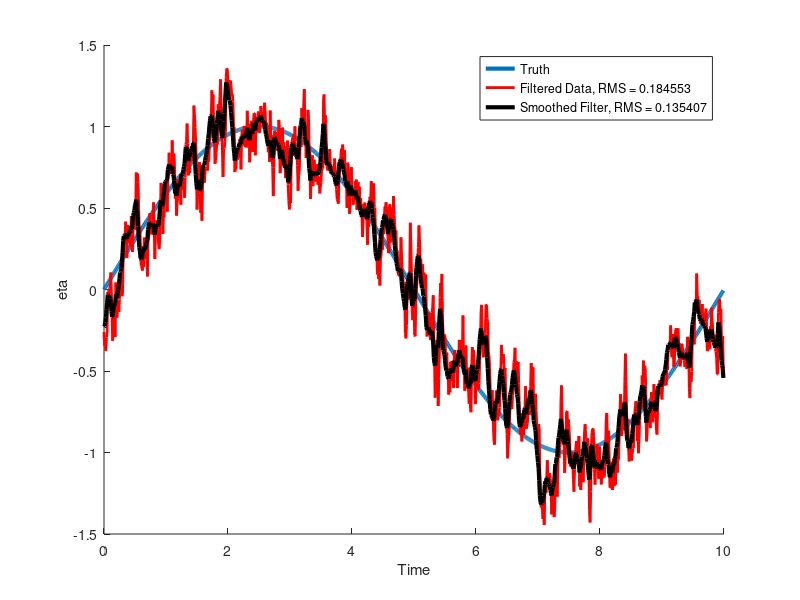
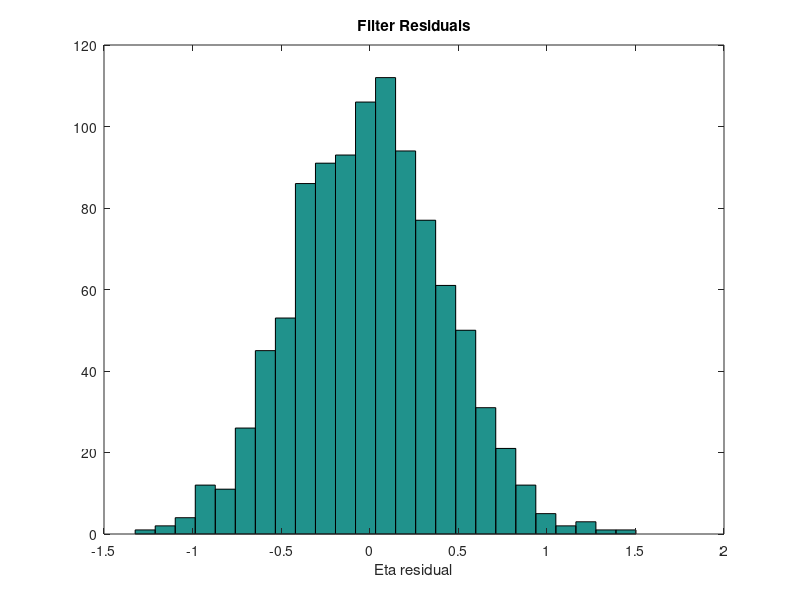
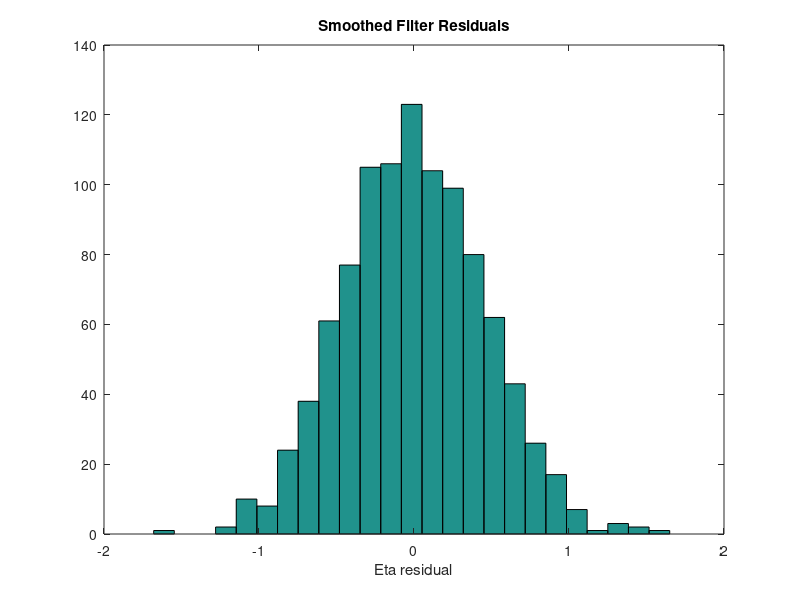

These charts were generated, in order, by the following MATLAB code:
%% Final Exam Problem 1
%% Initialize
clearvars -except function_list pub_opt P_joseph_store
global function_list;
function_list = {};
close all

obs_data = load('hw11.dat');

T = 10;
truth = sin(obs_data(:,1) * 2*pi/T);
main_plot = figure;
hold on
% plot(obs_data(:,1),obs_data(:,2))
plot(obs_data(:,1),truth,'LineWidth',3)

eta0_ap = 0;
P0_ap = 1;
R = 1;
Q = 1;
num_obs = length(obs_data(:,1));
eta_est_store = zeros(num_obs,1);

eta_est = eta0_ap;
P = P0_ap;

tc_vec = [1/0.045];
sig_vec = [2.49];

best_RMS = -1;
for idx = 1:length(tc_vec)
time_const = tc_vec(idx);
beta = 1/time_const;
sigma = sig_vec(idx);
eta_est_store_inner = zeros(num_obs,1);
RMS_accum = 0;
for ii = 1:num_obs
    % STM
    if ii == 1 %measurement at t = 0
        m = 1;
    else
        m = exp(-beta*(obs_data(ii,1)-obs_data(ii-1,1)));
    end
    STM = m;
    
    % Time Update
    eta_ap = STM*eta_est;
    gamma = sqrt(sigma*sigma/2/beta*(1-m*m));
    P_ap = STM*P*STM + gamma*Q*gamma;
    
    % Kalman gain
    K = P_ap/(P_ap+1); % valid for this 1D case
    
    % Measurement Update
    Y = obs_data(ii,2);
    eta_est = eta_ap +K*(Y-eta_ap); %H~ == 1 in this case.
    P = K;
    
    eta_est_store_inner(ii) = eta_est;
    RMS_accum = RMS_accum + (truth(ii)-eta_est)*(truth(ii)-eta_est);
    
    % Stores
    P_store(ii) = P;
    STM_store(ii) = STM;
    gamma_store(ii) = gamma;
end
RMS = sqrt(RMS_accum/num_obs);
fprintf(sprintf('RMS for tau=%f, sigma=%f: %f\n',time_const, sigma, RMS));
if best_RMS == -1
    best_RMS = RMS;
    eta_est_store = eta_est_store_inner;
else
    if RMS < best_RMS
        eta_est_store = eta_est_store_inner;
    end
    best_RMS = min(best_RMS,RMS);
end
end
plot(obs_data(:,1),eta_est_store,'r','LineWidth',2)

%% Smoothing
smoothed_store = zeros(num_obs,1);
smoothed_store(end) = eta_est_store(end);
for ii = num_obs-1:-1:1
    P = P_store(ii);
    STM = STM_store(ii+1);
    gamma_store(ii+1);
    eta_est = eta_est_store(ii);
    eta_last = smoothed_store(ii+1);
    S = P*STM/(STM*P*STM + gamma*Q*gamma);
    eta_est_new = eta_est + S*(eta_last-STM*eta_est);
    smoothed_store(ii) = eta_est_new;
end
figure(main_plot);
plot(obs_data(:,1),smoothed_store,'k','LineWidth',3)
RMS_smooth = sqrt(sum((truth-smoothed_store).*(truth-smoothed_store))...
    /num_obs);
legend('Truth', sprintf('Filtered Data, RMS = %f',best_RMS),...
    sprintf('Smoothed Filter, RMS = %f',RMS_smooth))
xlabel('Time'), ylabel('eta')
fprintf(sprintf('Smoothed RMS: %f\n',RMS_smooth));
fprintf('The histogram of the smoothed results is more Gaussian.\n')
figure
hist(obs_data(:,2)-eta_est_store,25);
title('Filter Residuals')
xlabel('Eta residual')
figure
hist(obs_data(:,2)-smoothed_store,25);
title('Smoothed Filter Residuals')
xlabel('Eta residual')